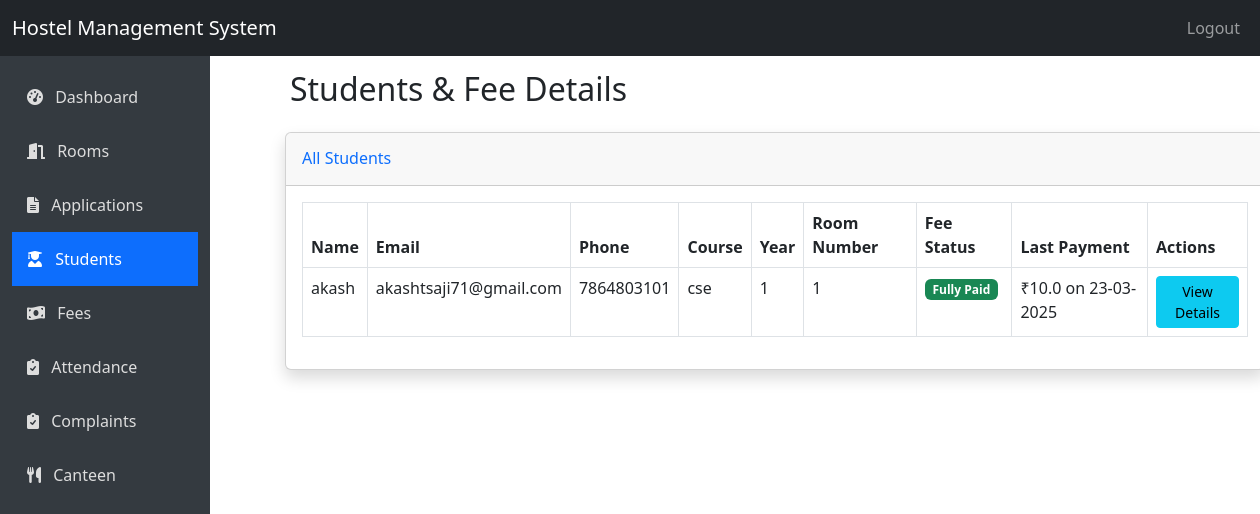
The app's page /admin/students_fees (signed in) with its own data.
### hostel1.0/app.py (models this page shows)
class Student(db.Model):
    id = db.Column(db.Integer, primary_key=True)
    user_id = db.Column(db.Integer, db.ForeignKey('user.id'), nullable=False)
    name = db.Column(db.String(100), nullable=False)
    email = db.Column(db.String(100), unique=True, nullable=False)
    phone = db.Column(db.String(15), nullable=False)
    address = db.Column(db.String(200), nullable=False)
    course = db.Column(db.String(50), nullable=False)
    district = db.Column(db.String(75), nullable=False)
    year = db.Column(db.Integer, nullable=False)
    annual_income = db.Column(db.Integer, nullable=False)
    gender = db.Column(db.String(10), nullable=False)  # 'male' or 'female'
    room_id = db.Column(db.Integer, db.ForeignKey('room.id'), nullable=True)

class Room(db.Model):
    id = db.Column(db.Integer, primary_key=True)
    room_number = db.Column(db.String(10), unique=True, nullable=False)
    capacity = db.Column(db.Integer, nullable=False)
    occupied = db.Column(db.Integer, default=0)
    hostel_block = db.Column(db.String(10), nullable=False)
    gender = db.Column(db.String(10), nullable=False)  # 'male' or 'female'
    students = db.relationship('Student', backref='room')

class Fee(db.Model):
    id = db.Column(db.Integer, primary_key=True)
    student_id = db.Column(db.Integer, db.ForeignKey('student.id'), nullable=False)
    amount = db.Column(db.Float, nullable=False)
    fee_type = db.Column(db.String(50), nullable=False)
    payment_date = db.Column(db.DateTime, default=datetime.utcnow)
    due_date = db.Column(db.DateTime, nullable=True)  # Add this field
    semester = db.Column(db.String(20), nullable=False)
    status = db.Column(db.String(20), default='unpaid')  # unpaid, paid
    transaction_id = db.Column(db.String(50), nullable=True)
    student = db.relationship('Student', backref='fees')
    created_at = db.Column(db.DateTime, default=datetime.utcnow)

### hostel1.0/app.py (the view)
@app.route('/admin/students_fees')
def admin_students():
    if 'user_id' not in session or session['role'] != 'admin':
        return redirect(url_for('login'))
    students = Student.query.all()
    for student in students:
        student.fees
        if hasattr(student, 'room'):
            student.room
    return render_template('admin/students_fees.html', students=students)

### hostel1.0/templates/admin/students_fees.html (shortened to what this page needs)
{% extends "layout.html" %}
{% block content %}
<h2 class="mb-4">Students & Fee Details</h2>
<div class="card shadow mb-4">
    <div class="card-header py-3">
        <h6 class="m-0 font-weight-bold text-primary">All Students</h6>
    </div>
    <div class="card-body">
        <div class="table-responsive">
            <table class="table table-bordered" id="dataTable" width="100%" cellspacing="0">
                <thead>
                    <tr>
                        <th>Name</th>
                        <th>Email</th>
                        <th>Phone</th>
                        <th>Course</th>
                        <th>Year</th>
                        <th>Room Number</th>
                        <th>Fee Status</th>
                        <th>Last Payment</th>
                        <th>Actions</th>
                    </tr>
                </thead>
                <tbody>
                    {% for student in students %}
                    <tr>
                        <td>{{ student.name }}</td>
                        <td>{{ student.email }}</td>
                        <td>{{ student.phone }}</td>
                        <td>{{ student.course }}</td>
                        <td>{{ student.year }}</td>
                        <td>{% if student.room %}{{ student.room.room_number }}{% else %}Not Assigned{% endif %}</td>
                        <td>
                            {% set unpaid_fees = student.fees | selectattr('status', 'equalto', 'unpaid') | list %}
                            {% set pending_amount = 0 %}
                            {% for fee in unpaid_fees %}
                                {% set pending_amount = pending_amount + fee.amount %}
                            {% endfor %}
                            {% if pending_amount > 0 %}
                                <span class="badge bg-danger">Pending ₹{{ pending_amount }}</span>
                            {% else %}
                                <span class="badge bg-success">Fully Paid</span>
                            {% endif %}
                        </td>
                        <td>
                            {% set paid_fees = student.fees | selectattr('status', 'equalto', 'paid') | list %}
                            {% if paid_fees %}
                                {% set last_payment = paid_fees | sort(attribute='created_at', reverse=true) | first %}
                                ₹{{ last_payment.amount }} on {{ last_payment.created_at.strftime('%d-%m-%Y') if last_payment.created_at else 'Unknown' }}
                            {% else %}
                                No payments
                            {% endif %}
                        </td>
                        <td>
                            <a href="{{ url_for('admin_student_detail', student_id=student.id) }}" class="btn btn-sm btn-info">View Details</a>
                        </td>
                    </tr>
                    {% endfor %}
                </tbody>
            </table>
        </div>
    </div>
</div>
{% endblock %}

### hostel1.0/templates/admin/students_fees.html (style rules this page uses)
.card { margin-left: 15px; margin-right: 15px; }
h2.mb-4 { padding-left: 20px; }

### records on screen
Student: name "akash", email "akashtsaji71@gmail.com", phone "7864803101", course "cse", year "1", room.room_number "1"
Fee: amount "10.0", created_at "23-03-2025"
